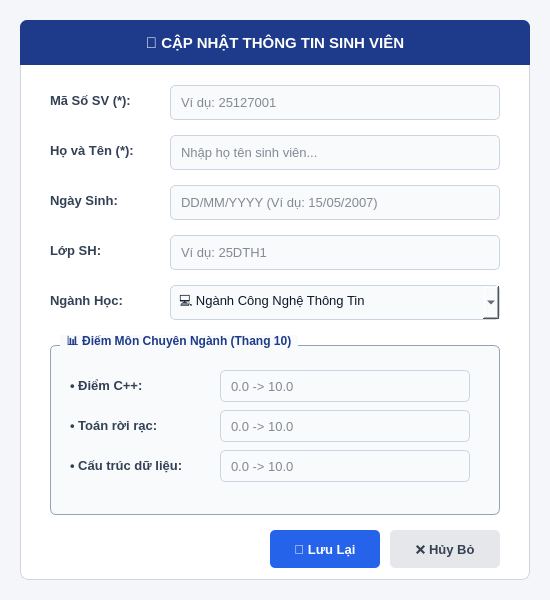
<?xml version="1.0" encoding="UTF-8"?>
<ui version="4.0">
 <class>StudentDialog</class>
 <widget class="QDialog" name="StudentDialog">
  <property name="geometry">
   <rect>
    <x>0</x>
    <y>0</y>
    <width>550</width>
    <height>600</height>
   </rect>
  </property>
  <property name="windowTitle">
   <string>Thông Tin Sinh Viên</string>
  </property>
  <property name="styleSheet">
   <string notr="true">
QDialog { background-color: #F4F6F9; }
QFrame#frameCard { background-color: #FFFFFF; border: 1px solid #D1D5DB; border-radius: 8px; }
QLabel#lblTitle { background-color: #1E3A8A; color: #FFFFFF; font-weight: bold; font-size: 15px; padding: 12px; border-top-left-radius: 7px; border-top-right-radius: 7px; }
QLabel { font-weight: bold; color: #334155; font-size: 13px; }
QLineEdit, QComboBox { padding: 8px; border: 1px solid #CBD5E1; border-radius: 5px; background-color: #F8FAFC; color: #0F172A; font-size: 13px; }
QLineEdit:focus, QComboBox:focus { border: 2px solid #2563EB; background-color: #FFFFFF; }
QGroupBox { font-weight: bold; color: #1E3A8A; border: 1px solid #94A3B8; border-radius: 6px; margin-top: 10px; padding-top: 15px; background-color: #F8FAFC; }
QGroupBox::title { subcontrol-origin: margin; left: 10px; padding: 0 5px; background-color: #F8FAFC; }
QPushButton#btnSave { background-color: #2563EB; color: white; font-weight: bold; border-radius: 5px; padding: 8px 20px; font-size: 13px; }
QPushButton#btnSave:hover { background-color: #1D4ED8; }
QPushButton#btnCancel { background-color: #E5E7EB; color: #374151; font-weight: bold; border-radius: 5px; padding: 8px 20px; font-size: 13px; }
QPushButton#btnCancel:hover { background-color: #D1D5DB; }
   </string>
  </property>
  <widget class="QFrame" name="frameCard">
   <property name="geometry">
    <rect>
     <x>20</x>
     <y>20</y>
     <width>510</width>
     <height>560</height>
    </rect>
   </property>
   <property name="frameShape">
    <enum>QFrame::StyledPanel</enum>
   </property>
   <widget class="QLabel" name="lblTitle">
    <property name="geometry">
     <rect>
      <x>0</x>
      <y>0</y>
      <width>510</width>
      <height>45</height>
     </rect>
    </property>
    <property name="text">
     <string>📝 CẬP NHẬT THÔNG TIN SINH VIÊN</string>
    </property>
    <property name="alignment">
     <set>Qt::AlignCenter</set>
    </property>
   </widget>
   <widget class="QLabel" name="lblId">
    <property name="geometry">
     <rect>
      <x>30</x>
      <y>65</y>
      <width>110</width>
      <height>30</height>
     </rect>
    </property>
    <property name="text">
     <string>Mã Số SV (*):</string>
    </property>
   </widget>
   <widget class="QLineEdit" name="txtId">
    <property name="geometry">
     <rect>
      <x>150</x>
      <y>65</y>
      <width>330</width>
      <height>35</height>
     </rect>
    </property>
    <property name="placeholderText">
     <string>Ví dụ: 25127001</string>
    </property>
   </widget>
   <widget class="QLabel" name="lblName">
    <property name="geometry">
     <rect>
      <x>30</x>
      <y>115</y>
      <width>110</width>
      <height>30</height>
     </rect>
    </property>
    <property name="text">
     <string>Họ và Tên (*):</string>
    </property>
   </widget>
   <widget class="QLineEdit" name="txtName">
    <property name="geometry">
     <rect>
      <x>150</x>
      <y>115</y>
      <width>330</width>
      <height>35</height>
     </rect>
    </property>
    <property name="placeholderText">
     <string>Nhập họ tên sinh viên...</string>
    </property>
   </widget>
   <widget class="QLabel" name="lblDob">
    <property name="geometry">
     <rect>
      <x>30</x>
      <y>165</y>
      <width>110</width>
      <height>30</height>
     </rect>
    </property>
    <property name="text">
     <string>Ngày Sinh:</string>
    </property>
   </widget>
   <widget class="QLineEdit" name="txtDob">
    <property name="geometry">
     <rect>
      <x>150</x>
      <y>165</y>
      <width>330</width>
      <height>35</height>
     </rect>
    </property>
    <property name="placeholderText">
     <string>DD/MM/YYYY (Ví dụ: 15/05/2007)</string>
    </property>
   </widget>
   <widget class="QLabel" name="lblClass">
    <property name="geometry">
     <rect>
      <x>30</x>
      <y>215</y>
      <width>110</width>
      <height>30</height>
     </rect>
    </property>
    <property name="text">
     <string>Lớp SH:</string>
    </property>
   </widget>
   <widget class="QLineEdit" name="txtClass">
    <property name="geometry">
     <rect>
      <x>150</x>
      <y>215</y>
      <width>330</width>
      <height>35</height>
     </rect>
    </property>
    <property name="placeholderText">
     <string>Ví dụ: 25DTH1</string>
    </property>
   </widget>
   <widget class="QLabel" name="lblMajor">
    <property name="geometry">
     <rect>
      <x>30</x>
      <y>265</y>
      <width>110</width>
      <height>30</height>
     </rect>
    </property>
    <property name="text">
     <string>Ngành Học:</string>
    </property>
   </widget>
   <widget class="QComboBox" name="cboMajor">
    <property name="geometry">
     <rect>
      <x>150</x>
      <y>265</y>
      <width>330</width>
      <height>35</height>
     </rect>
    </property>
    <item>
     <property name="text">
      <string>💻 Ngành Công Nghệ Thông Tin</string>
     </property>
    </item>
    <item>
     <property name="text">
      <string>📐 Ngành Toán Học</string>
     </property>
    </item>
    <item>
     <property name="text">
      <string>🧬 Ngành Sinh Học</string>
     </property>
    </item>
   </widget>
   <widget class="QGroupBox" name="grpScores">
    <property name="geometry">
     <rect>
      <x>30</x>
      <y>315</y>
      <width>450</width>
      <height>180</height>
     </rect>
    </property>
    <property name="title">
     <string>📊 Điểm Môn Chuyên Ngành (Thang 10)</string>
    </property>
    <widget class="QStackedWidget" name="stackedScores">
     <property name="geometry">
      <rect>
       <x>10</x>
       <y>25</y>
       <width>430</width>
       <height>145</height>
      </rect>
     </property>
     <property name="currentIndex">
      <number>0</number>
     </property>
     <widget class="QWidget" name="pageIT">
      <widget class="QLabel" name="lblIT1">
       <property name="geometry">
        <rect><x>10</x><y>10</y><width>140</width><height>30</height></rect>
       </property>
       <property name="text"><string>• Điểm C++:</string></property>
      </widget>
      <widget class="QLineEdit" name="txtScoreIT1">
       <property name="geometry">
        <rect><x>160</x><y>10</y><width>250</width><height>32</height></rect>
       </property>
       <property name="placeholderText"><string>0.0 -> 10.0</string></property>
      </widget>
      <widget class="QLabel" name="lblIT2">
       <property name="geometry">
        <rect><x>10</x><y>50</y><width>140</width><height>30</height></rect>
       </property>
       <property name="text"><string>• Toán rời rạc:</string></property>
      </widget>
      <widget class="QLineEdit" name="txtScoreIT2">
       <property name="geometry">
        <rect><x>160</x><y>50</y><width>250</width><height>32</height></rect>
       </property>
       <property name="placeholderText"><string>0.0 -> 10.0</string></property>
      </widget>
      <widget class="QLabel" name="lblIT3">
       <property name="geometry">
        <rect><x>10</x><y>90</y><width>140</width><height>30</height></rect>
       </property>
       <property name="text"><string>• Cấu trúc dữ liệu:</string></property>
      </widget>
      <widget class="QLineEdit" name="txtScoreIT3">
       <property name="geometry">
        <rect><x>160</x><y>90</y><width>250</width><height>32</height></rect>
       </property>
       <property name="placeholderText"><string>0.0 -> 10.0</string></property>
      </widget>
     </widget>
     <widget class="QWidget" name="pageMath">
      <widget class="QLabel" name="lblMath1">
       <property name="geometry">
        <rect><x>10</x><y>25</y><width>140</width><height>30</height></rect>
       </property>
       <property name="text"><string>• Giải tích:</string></property>
      </widget>
      <widget class="QLineEdit" name="txtScoreMath1">
       <property name="geometry">
        <rect><x>160</x><y>25</y><width>250</width><height>35</height></rect>
       </property>
       <property name="placeholderText"><string>0.0 -> 10.0</string></property>
      </widget>
      <widget class="QLabel" name="lblMath2">
       <property name="geometry">
        <rect><x>10</x><y>75</y><width>140</width><height>30</height></rect>
       </property>
       <property name="text"><string>• Đại số tuyến tính:</string></property>
      </widget>
      <widget class="QLineEdit" name="txtScoreMath2">
       <property name="geometry">
        <rect><x>160</x><y>75</y><width>250</width><height>35</height></rect>
       </property>
       <property name="placeholderText"><string>0.0 -> 10.0</string></property>
      </widget>
     </widget>
     <widget class="QWidget" name="pageBio">
      <widget class="QLabel" name="lblBio1">
       <property name="geometry">
        <rect><x>10</x><y>25</y><width>140</width><height>30</height></rect>
       </property>
       <property name="text"><string>• Sinh học phân tử:</string></property>
      </widget>
      <widget class="QLineEdit" name="txtScoreBio1">
       <property name="geometry">
        <rect><x>160</x><y>25</y><width>250</width><height>35</height></rect>
       </property>
       <property name="placeholderText"><string>0.0 -> 10.0</string></property>
      </widget>
      <widget class="QLabel" name="lblBio2">
       <property name="geometry">
        <rect><x>10</x><y>75</y><width>140</width><height>30</height></rect>
       </property>
       <property name="text"><string>• Di truyền học:</string></property>
      </widget>
      <widget class="QLineEdit" name="txtScoreBio2">
       <property name="geometry">
        <rect><x>160</x><y>75</y><width>250</width><height>35</height></rect>
       </property>
       <property name="placeholderText"><string>0.0 -> 10.0</string></property>
      </widget>
     </widget>
    </widget>
   </widget>
   <widget class="QPushButton" name="btnSave">
    <property name="geometry">
     <rect>
      <x>250</x>
      <y>510</y>
      <width>110</width>
      <height>38</height>
     </rect>
    </property>
    <property name="text">
     <string>💾 Lưu Lại</string>
    </property>
   </widget>
   <widget class="QPushButton" name="btnCancel">
    <property name="geometry">
     <rect>
      <x>370</x>
      <y>510</y>
      <width>110</width>
      <height>38</height>
     </rect>
    </property>
    <property name="text">
     <string>❌ Hủy Bỏ</string>
    </property>
   </widget>
  </widget>
 </widget>
 <resources/>
 <connections/>
</ui>
